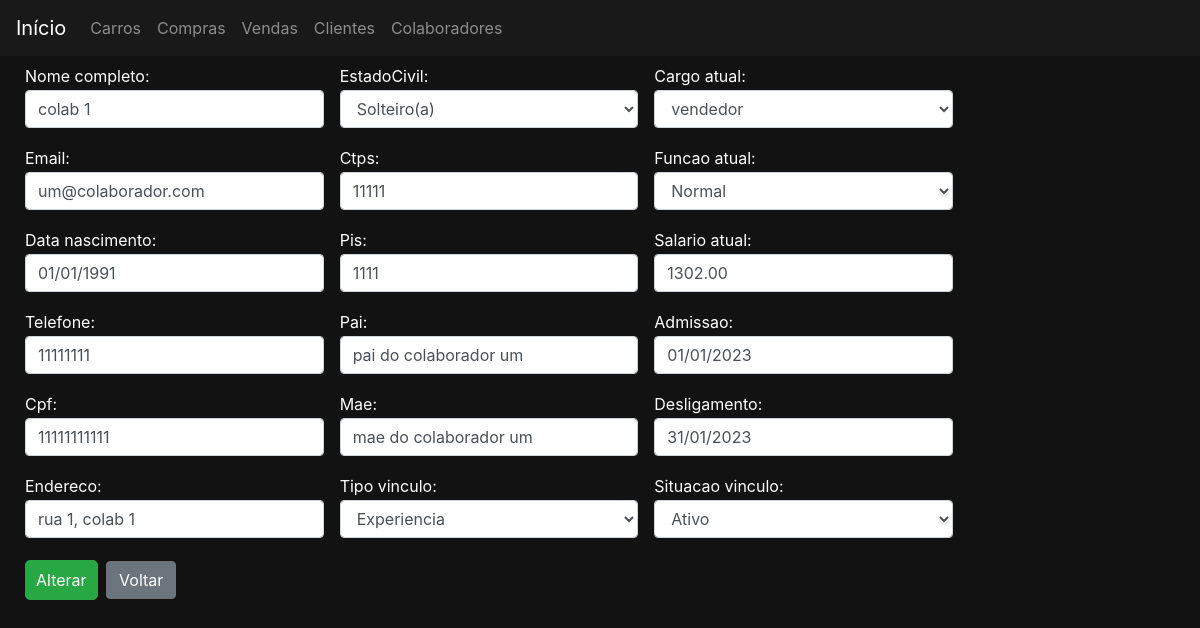
The app's page /colaboradores/1/editar with its own data.
### colaboradores/models.py (models this page shows)
class Colaborador(Pessoa):
    class Meta:
        verbose_name_plural = 'Colaboradores'
        permissions = (
            ('permissao_gerente', 'permissao gerente'),
            ('permissao_supervisor', 'permissao supervisor'),
            ('permissao_vendedor', 'permissao vendedor'),
            ('permissao_funcionario', 'permissao todos funcionarios'),
        )
    situacaoVinculoChoices = (
        ('A','Ativo'),
        ('I','Inativo'),
    )
    cargoAtualChoices = (
        ('V','vendedor'),
        ('S','supervisor'),
        ('G','gerente'),
    )
    funcaoAtualChoices = (
        ('N','Normal'),
        ('C','Comissionada'),
    )
    tipoVinculoChoices = (
        ('E','Experiencia'),
        ('C','Contratado'),
    )
    ctps = models.IntegerField()
    pis = models.IntegerField()
    nomePai = models.CharField(max_length=50, verbose_name='Pai')
    nomeMae = models.CharField(max_length=50, verbose_name='Mae')
    tipoVinculo = models.CharField(max_length=1, choices=tipoVinculoChoices, verbose_name='Tipo vinculo')
    cargoAtual = models.CharField(max_length=1, choices=cargoAtualChoices, verbose_name='Cargo atual')
    funcaoAtual = models.CharField(max_length=1, choices=funcaoAtualChoices, verbose_name='Funcao atual')
    salarioAtual = models.DecimalField(max_digits=15, decimal_places=2, verbose_name='Salario atual')
    dataAdmissao = models.DateField( verbose_name='Admissao')
    dataDesligamento = models.DateField(null=True, verbose_name='Desligamento')
    situacaoVinculo = models.CharField(max_length=1, choices=situacaoVinculoChoices, verbose_name='Situacao  vinculo')

### colaboradores/views.py (the view, shortened to what this page needs)
# urls.py: path('<int:pk>/editar', views.ColaboradorEditar.as_view(), name='editar'),
class ColaboradorEditar(UpdateView,LoginRequiredMixin):
    model = Colaborador
    form_class = ColaboradorModelForm
    template_name = 'colaboradores/colaboradorForm.html'
    permission_required = 'clientes.permissao_gerente'
    success_url = reverse_lazy('colaboradores:listar')
    def get_context_data(self):
        context = super().get_context_data()
        context['botaoNome'] = 'Alterar'
        return context

### colaboradores/forms.py
class ColaboradorModelForm(forms.ModelForm):
    class Meta:
        model = Colaborador
        fields = '__all__'
    def __init__(self, *args, **kwargs):
        super().__init__(*args, **kwargs)
        for field in self.fields:
            self.fields[field].widget.attrs.update({'class': 'form-control'})
            self.fields['dataDesligamento'].widget.attrs.update({'placeholder':'( opcional )'})

### colaboradores/templates/colaboradores/colaboradorForm.html
{% extends 'base.html' %}
{% block 'body' %}
    <div class="container" >
        <div class="row">
            <div class="col-md-12">
                <form action="" method="POST">{% csrf_token %}
                    <div class="colunasTres">
                        {{form.as_p}}
                    </div>
                    <input type="submit" class="btn btn-success botao" value="{{botaoNome}}">
                    <a href="javascript:history.back()" class="btn btn-secondary">Voltar</a>
                </form>
            </div>
        </div>
    </div>
{% endblock 'body' %}

### templates/static/css/css.css (style rules this page uses)
.fundo { background-color: #121212; color: white; }
.container { max-width: 1300px; }
body { margin-top: 30px; padding-top: 30px; margin-left: 10px; }
a { color:white; }
.botao { display: inline-block; padding: 7px 10px; border-radius: 5px; margin-bottom: 4px; margin-right: 4px; margin-top: 4px; }
label { margin-bottom: 2px; margin-top: 2px; }
.colunasTres { display: block; column-count:3; break-inside: avoid-column; width: 80%; padding-bottom: 1px; margin-bottom: 1px; margin-top: 1px; padding-top: 1px; }

### records on screen
Colaborador: nomeCompleto "colab 1", email "um@colaborador.com", dataNascimento "01/01/1991", telefone "11111111", cpf "11111111111", endereco "rua 1, colab 1", estadoCivil "Solteiro(a)", ctps "11111", pis "1111", nomePai "pai do colaborador um", nomeMae "mae do colaborador um", tipoVinculo "Experiencia", cargoAtual "vendedor", funcaoAtual "Normal", salarioAtual "1302.00", dataAdmissao "01/01/2023", dataDesligamento "31/01/2023", situacaoVinculo "Ativo"
